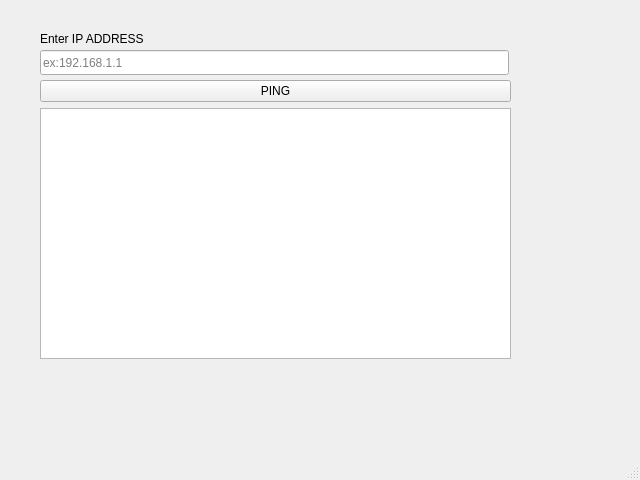
<?xml version="1.0" encoding="UTF-8"?>
<ui version="4.0">
 <class>PING_CHECK</class>
 <widget class="QMainWindow" name="PING_CHECK">
  <property name="geometry">
   <rect>
    <x>0</x>
    <y>0</y>
    <width>640</width>
    <height>480</height>
   </rect>
  </property>
  <property name="windowTitle">
   <string>PING_CHECK</string>
  </property>
  <widget class="QWidget" name="centralwidget">
   <widget class="QLineEdit" name="IP_address">
    <property name="geometry">
     <rect>
      <x>40</x>
      <y>50</y>
      <width>469</width>
      <height>25</height>
     </rect>
    </property>
    <property name="placeholderText">
     <string>ex:192.168.1.1</string>
    </property>
   </widget>
   <widget class="QLabel" name="label_2">
    <property name="geometry">
     <rect>
      <x>40</x>
      <y>30</y>
      <width>469</width>
      <height>17</height>
     </rect>
    </property>
    <property name="text">
     <string>Enter IP ADDRESS</string>
    </property>
   </widget>
   <widget class="QWidget" name="">
    <property name="geometry">
     <rect>
      <x>40</x>
      <y>80</y>
      <width>471</width>
      <height>279</height>
     </rect>
    </property>
    <layout class="QVBoxLayout" name="verticalLayout">
     <item>
      <widget class="QPushButton" name="PING">
       <property name="text">
        <string>PING</string>
       </property>
      </widget>
     </item>
     <item>
      <widget class="QTextEdit" name="output_window"/>
     </item>
    </layout>
   </widget>
  </widget>
  <widget class="QMenuBar" name="menubar">
   <property name="geometry">
    <rect>
     <x>0</x>
     <y>0</y>
     <width>640</width>
     <height>22</height>
    </rect>
   </property>
  </widget>
  <widget class="QStatusBar" name="statusbar"/>
 </widget>
 <resources/>
 <connections/>
</ui>
